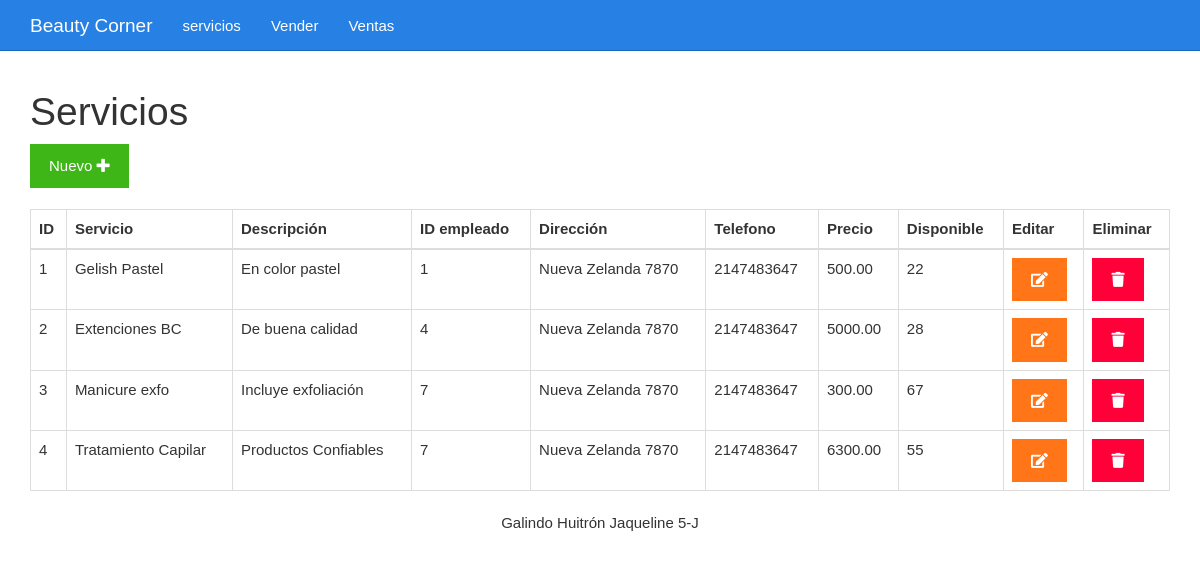
Before: /listar.php with the older database file.
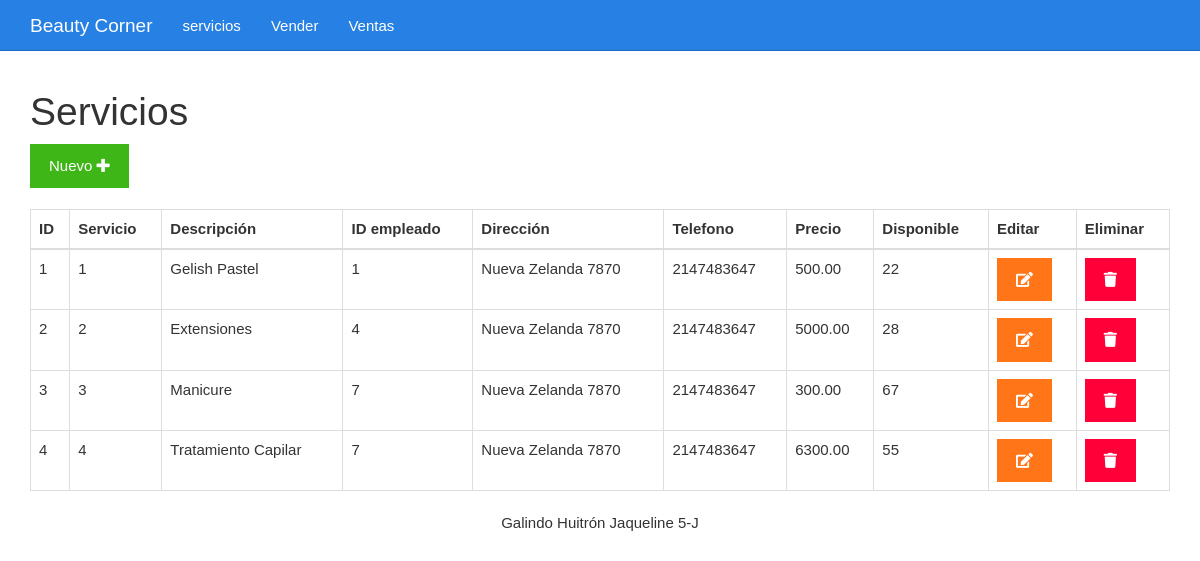
After: the same page with the newer database file.
### tables this page shows
CREATE TABLE `servicios` (
  `id` int(11) NOT NULL,
  `nomServicio` varchar(100) NOT NULL,
  `descripcion` varchar(100) NOT NULL,
  `idempleado` varchar(50) NOT NULL,
  `direccion` varchar(100) NOT NULL,
  `telefono` int(10) NOT NULL,
  `precio` decimal(10,2) NOT NULL,
  `iva` decimal(10,2) NOT NULL,
  `disponible` int(11) NOT NULL
);

### listar.php (the view)
<?php include_once "encabezado.php" ?>
<?php
include_once "base_de_datos.php";
$sentencia = $base_de_datos->query("SELECT * FROM  servicios;");
$servicios = $sentencia->fetchAll(PDO::FETCH_OBJ);
?>
	<div class="col-xs-12">
		<h1>Servicios</h1>
		<div>
			<a class="btn btn-success" href="./formulario.php">Nuevo <i class="fa fa-plus"></i></a>
		</div>
		<br>
		<table class="table table-bordered">
			<thead>
				<tr>
					<th>ID</th>
					<th>Servicio</th>
					<th>Descripción</th>
					<th>ID empleado</th>
					<th>Dirección</th>
					<th>Telefono</th>
					<th>Precio</th>
					<th>Disponible</th>
					<th>Editar</th>
					<th>Eliminar</th>
				</tr>
			</thead>
			<tbody>
				<?php foreach($servicios as $servicio){ ?>
				<tr>
					<td><?php echo $servicio->id ?></td>
					<td><?php echo $servicio->nomServicio ?></td>
					<td><?php echo $servicio->descripcion ?></td>
					<td><?php echo $servicio->idempleado ?></td>
					<td><?php echo $servicio->direccion ?></td>
					<td><?php echo $servicio->telefono ?></td>
					<td><?php echo $servicio->precio ?></td>
					<td><?php echo $servicio->disponible ?></td>
					<td><a class="btn btn-warning" href="<?php echo "editar.php?id=" . $servicio->id?>"><i class="fa fa-edit"></i></a></td>
					<td><a class="btn btn-danger" href="<?php echo "eliminar.php?id=" . $servicio->id?>"><i class="fa fa-trash"></i></a></td>
				</tr>
				<?php } ?>
			</tbody>
		</table>
	</div>
<?php include_once "pie.php" ?>

### encabezado.php (shortened to what this page needs)
<!DOCTYPE html>
<html lang="es">
<head>
	<link rel="stylesheet" href="./css/fontawesome-all.min.css">
	<link rel="stylesheet" href="./css/2.css">
	<link rel="stylesheet" href="./css/estilo.css">
</head>
<body>
	<nav class="navbar navbar-inverse navbar-fixed-top">
		<div class="container">
			<div class="navbar-header">
				<a class="navbar-brand" href="#">Beauty Corner</a>
			</div>
			<div id="navbar" class="collapse navbar-collapse">
				<ul class="nav navbar-nav">
					<li><a href="./listar.php">servicios</a></li>
					<li><a href="./vender.php">Vender</a></li>
					<li><a href="./ventas.php">Ventas</a></li>
				</ul>
			</div>
		</div>
	</nav>
	<div class="container">
		<div class="row">

### pie.php
<footer class="container-fluid bg-dark fixed-bottom">
        <div class="row">
            <div class="col-md text-light text-center py-3">
                Galindo Huitrón Jaqueline 5-J
            </div>
        </div>
    </footer>
</body>
</html>

### css/estilo.css (style rules this page uses)
body { padding-top: 70px; }

Changed rows visible on the page:
changed servicios "Gelish Pastel": nomServicio "Gelish Pastel" → "1"; descripcion "En color pastel" → "Gelish Pastel"
changed servicios id 2: nomServicio "Extenciones BC" → "2"; descripcion "De buena calidad" → "Extensiones"
changed servicios id 3: nomServicio "Manicure exfo" → "3"; descripcion "Incluye exfoliación" → "Manicure"
changed servicios "Tratamiento Capilar": nomServicio "Tratamiento Capilar" → "4"; descripcion "Productos Confiables" → "Tratamiento Capilar"
